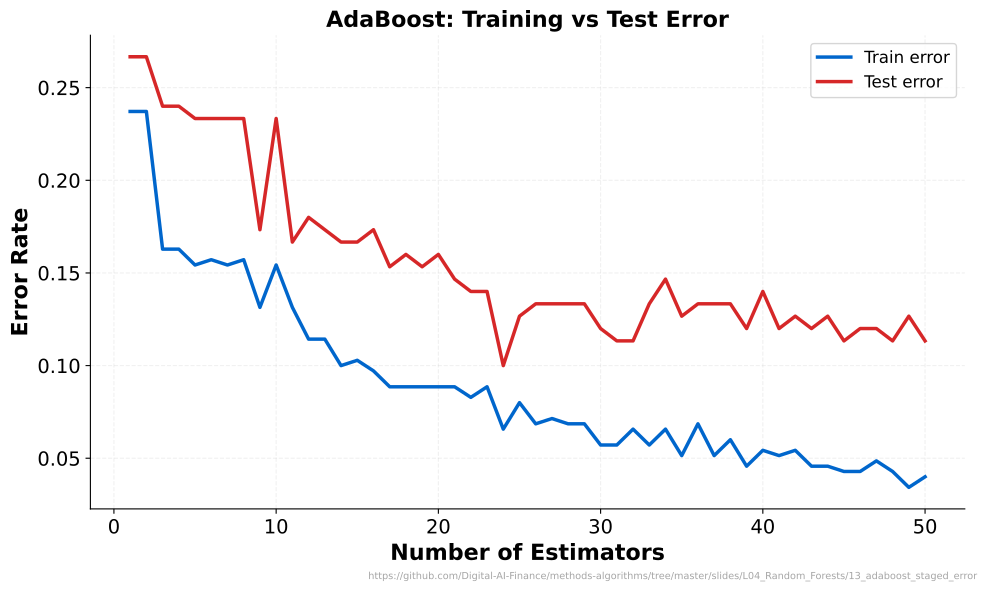

This figure's Python source:
"""AdaBoost Staged Error - Train vs test error across boosting rounds"""
import matplotlib.pyplot as plt
import numpy as np
from sklearn.ensemble import AdaBoostClassifier
from sklearn.tree import DecisionTreeClassifier
from sklearn.datasets import make_classification
from sklearn.model_selection import train_test_split
from pathlib import Path
import sys
sys.path.insert(0, str(Path(__file__).resolve().parents[3] / 'templates'))
from chart_style import apply_style, COLORS, MLPURPLE, MLBLUE, MLORANGE, MLGREEN, MLRED, MLLAVENDER
apply_style()

CHART_METADATA = {
    'title': 'AdaBoost: Training vs Test Error',
    'description': 'Train and test error rates across boosting rounds',
    'url': 'https://github.com/Digital-AI-Finance/methods-algorithms/tree/master/slides/L04_Random_Forests/13_adaboost_staged_error'
}


# Generate dataset
X, y = make_classification(n_samples=500, n_features=10, n_informative=5, random_state=42)
X_train, X_test, y_train, y_test = train_test_split(X, y, test_size=0.3, random_state=42)

# Train AdaBoost
ada = AdaBoostClassifier(n_estimators=50, algorithm='SAMME', random_state=42)
ada.fit(X_train, y_train)

# Get staged scores (cumulative accuracy at each round)
train_errors = [1 - acc for acc in ada.staged_score(X_train, y_train)]
test_errors = [1 - acc for acc in ada.staged_score(X_test, y_test)]
n_rounds = np.arange(1, len(train_errors) + 1)

fig, ax = plt.subplots(figsize=(10, 6))

ax.plot(n_rounds, train_errors, color=MLBLUE, linewidth=2.5, label='Train error')
ax.plot(n_rounds, test_errors, color=MLRED, linewidth=2.5, label='Test error')

ax.set_xlabel('Number of Estimators', fontweight='bold')
ax.set_ylabel('Error Rate', fontweight='bold')
ax.set_title('AdaBoost: Training vs Test Error', fontsize=16, fontweight='bold')
ax.legend(loc='upper right', fontsize=12)
ax.grid(True, alpha=0.3)

plt.figtext(0.99, 0.01, CHART_METADATA['url'],
            fontsize=7, color='gray', ha='right', va='bottom', alpha=0.7)

plt.tight_layout()
plt.savefig(Path(__file__).parent / 'chart.pdf', dpi=300, bbox_inches='tight', facecolor='white')
plt.close()
print("Chart saved: 13_adaboost_staged_error/chart.pdf")
